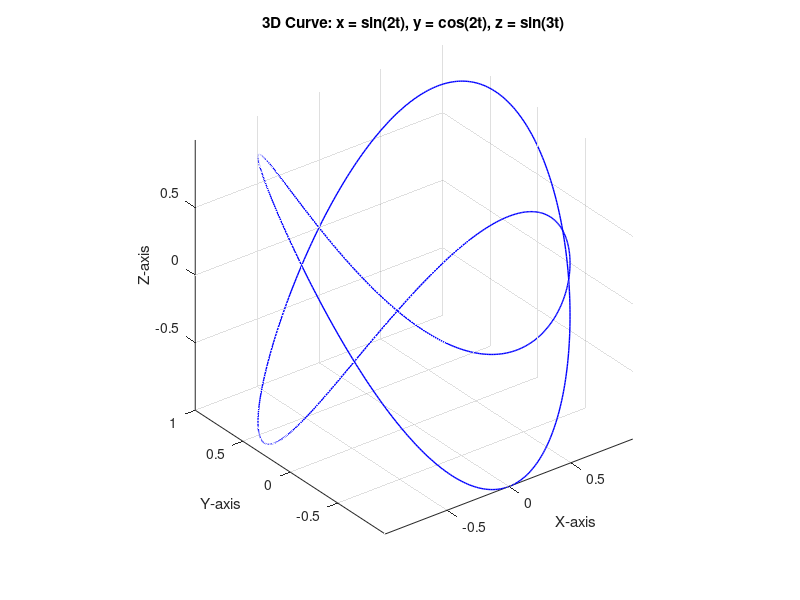

Recreate this plot in MATLAB.
clc;
t = linspace(0, 2*pi, 1000);

x = sin(2*t);
y = cos(2*t);
z = sin(3*t);

figure;
plot3(x, y, z, 'b', 'LineWidth', 1);

xlabel('X-axis');
ylabel('Y-axis');
zlabel('Z-axis');
title('3D Curve: x = sin(2t), y = cos(2t), z = sin(3t)');

grid on;
axis equal;

view(3);
